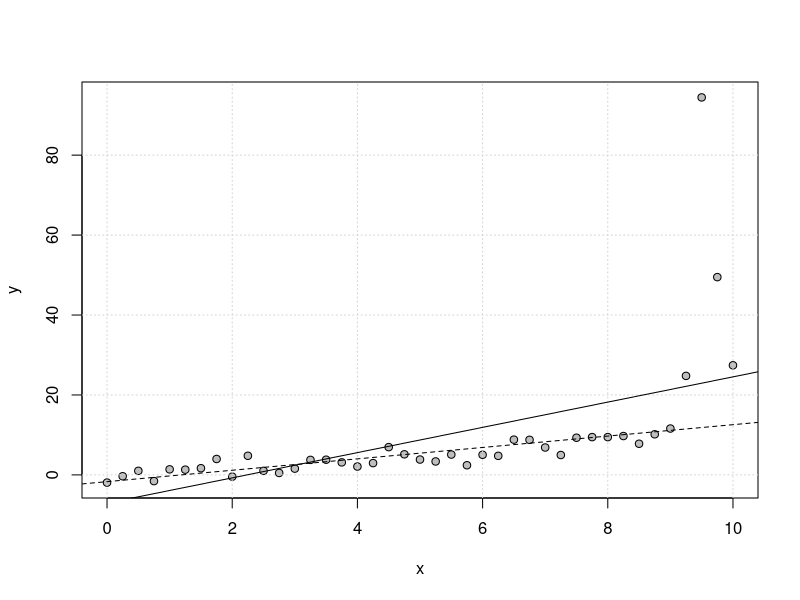

The R script that drew this image:
## ---- chunk 1
set.seed(3)   # makes it reproducible
x <- seq(0, 10, 0.25)
ep <- rnorm(x, sd=2)
II <- c(38:41)
ep[II] <- abs(rnorm(II, sd=50))
y <- x + ep
plot(x, y, pch=21, bg='grey')
grid()
m1 <- lm(y ~ x)
library(MASS)
m2 <- rlm(y ~ x)
abline(m1)
abline(m2, lty=2)
